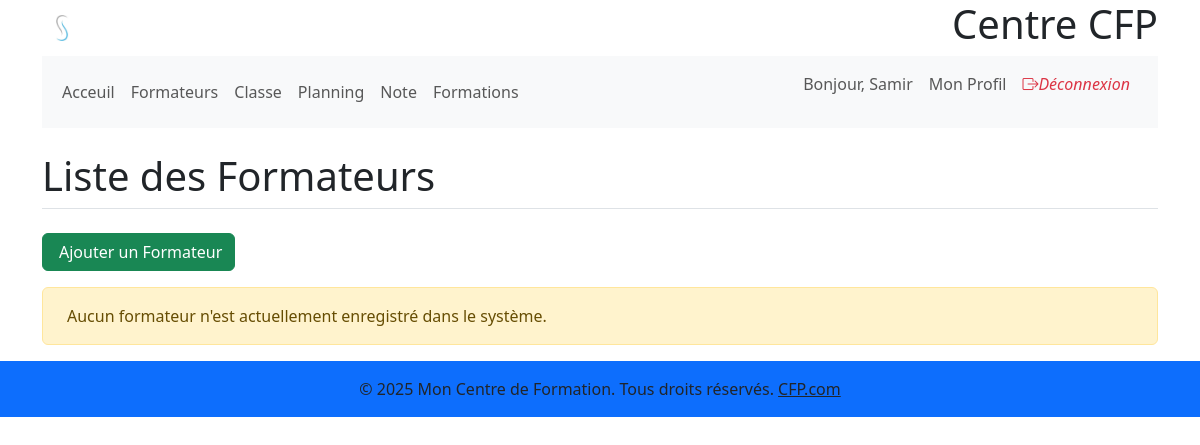
The app's page /formateurs/ (signed in), older data.
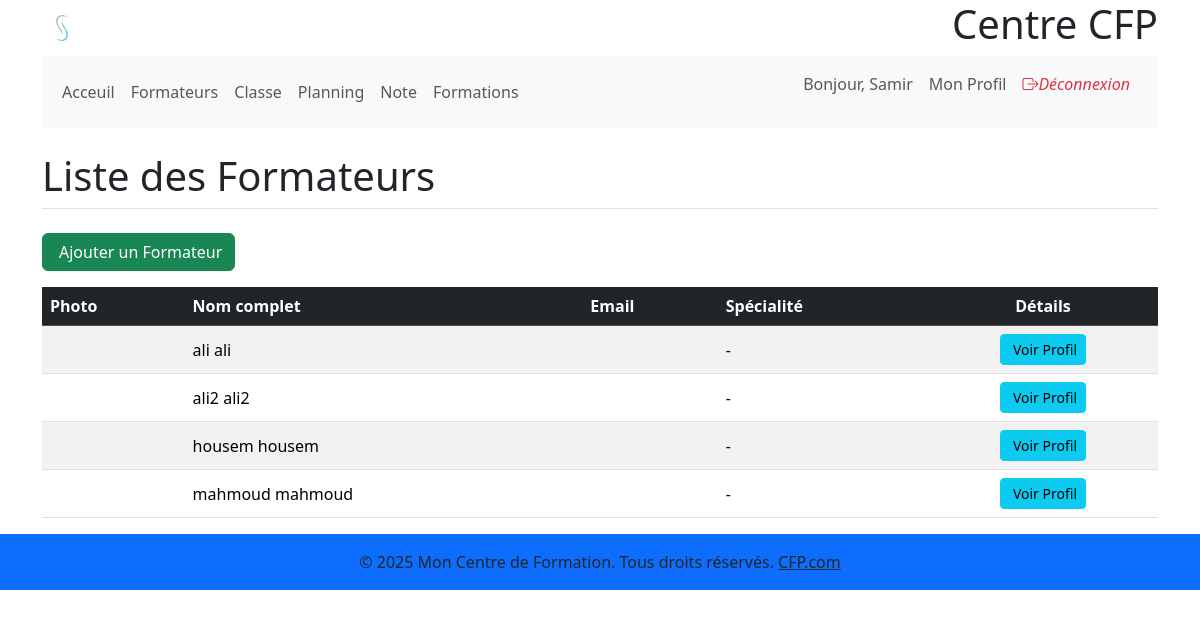
The same page, newer data.
### gestion_inscriptions/models.py (models this page shows, shortened)
class Instructor(models.Model):
    user = models.OneToOneField(
        CustomUser,
        on_delete=models.CASCADE,
        primary_key=True,         # Utilise le user_id comme clé primaire pour simplifier
        related_name='instructor',
        verbose_name=_("Utilisateur")
    )
    specialite_enseignement = models.CharField(
        max_length=255,
        blank=True,  # Le champ peut être vide
        null=True,  # Permet NULL dans la base de données
        verbose_name=_("Spécialité d'enseignement")
    )
    class Meta:
        verbose_name = _("Formateur")
        verbose_name_plural = _("Formateurs")

### gestion_users/models.py (models this page shows, shortened)
class CustomUser(AbstractUser):
    role = models.CharField(max_length=50, choices=UserRole.choices, default=UserRole.STUDENT,
                            verbose_name=_("Rôle"))
    telephone = models.CharField(
        max_length=15, blank=True, null=True, verbose_name=_("Téléphone"))
    adress = models.TextField(blank=True, null=True, verbose_name=_("Adresse"))
    date_naissance = models.DateField(
        blank=True, null=True, verbose_name=_("Date de naissance"))
    photo = models.ImageField(upload_to='photos_profil/',
                              blank=True, null=True, verbose_name=_("Photo de profil"))
    class Meta:
        verbose_name = _("Utilisateur")
        verbose_name_plural = _("Utilisateurs")

### gestion_users/views.py (the view)
# urls.py: path('formateurs/', views.instructor_list_view, name='formateurs_list'),
@login_required
@user_passes_test(is_admin_or_staff)
def instructor_list_view(request):
    instructors = Instructor.objects.select_related(
        'user').all().order_by('user__last_name')
    context = {
        'instructor_list': instructors,
        'titre_page': 'Liste des Formateurs',
    }
    return render(request, 'gestion_users/instructor_list.html', context)

### gestion_users/views.py (called while the page is built)
def is_admin_or_staff(user):
    return user.is_active and (user.is_staff or user.role == UserRole.ADMIN)

### gestion_users/templates/gestion_users/instructor_list.html (shortened to what this page needs)
{% extends 'base.html' %}
{% block content %}
  <div class="container mt-4">
    <h1 class="mb-4 border-bottom pb-2">{{ titre_page }}</h1>
    {% if request.user.is_staff or request.user.is_superuser %}
      <a href="{% url 'gestion_users:formateur_create' %}" class="btn btn-success mb-3"> Ajouter un Formateur</a>
    {% endif %}
    {% if instructor_list %}
      <div class="table-responsive">
        <table class="table table-striped table-hover align-middle">
          <thead class="table-dark">
            <tr>
              <th>Photo</th>
              <th>Nom complet</th>
              <th>Email</th>
              <th>Spécialité</th>
              <th class="text-center">Détails</th>
            </tr>
          </thead>
          <tbody>
            {% for instructor in instructor_list %}
              <tr>
                <td>
                </td>
                <td>
                  {{ instructor.user.get_full_name }}
                </td>
                <td>{{ instructor.CustomUser.email }}</td>
                <td>
                  {{ instructor.specialite_enseignement|default:'-' }}
                </td>
                <td class="text-center">
                  <a href="{% url 'gestion_users:formateur_detail' pk=instructor.pk %}" class="btn btn-sm btn-info"> Voir Profil</a>
                </td>
              </tr>
            {% endfor %}
          </tbody>
        </table>
      </div>
    {% else %}
      <div class="alert alert-warning" role="alert">
         Aucun formateur n'est actuellement enregistré dans le système.
      </div>
    {% endif %}
  </div>
{% endblock %}

Row changes from the older to the newer data that the page shows:
added Instructor: user.get_full_name "ali ali", specialite_enseignement "-"
added Instructor: user.get_full_name "ali2 ali2", specialite_enseignement "-"
added Instructor: user.get_full_name "housem housem", specialite_enseignement "-"
added Instructor: user.get_full_name "mahmoud mahmoud", specialite_enseignement "-"
Text that changed along with them:
text no longer shown: "Aucun formateur n'est actuellement enregistré dans le système."
text now shown: "Photo Nom complet Email Spécialité Détails"
